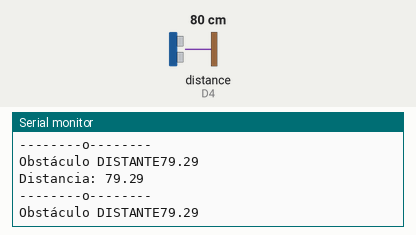
This sketch was run on a simulated ESP8266 (NodeMCU). Shown: the last lines printed to the serial monitor. Wiring (inferred from the names in the program): ultrasonic range finder: trigger D3; echo D4. Inputs (shaded band) come from the test bench; at power-on: distance to the obstacle (sensor on D4) 80 cm. The echo pulse lasts 58.3 µs per cm.

Above: at 3.4 s.
3.5 s: distance to the obstacle (sensor on D4) set to 23 cm
At 4.5 s:
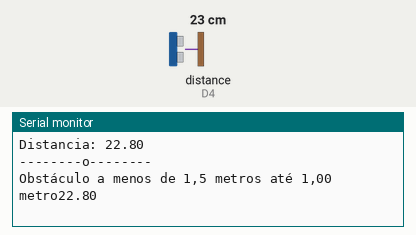
5.0 s: distance to the obstacle (sensor on D4) set to 18 cm
At 5.6 s:
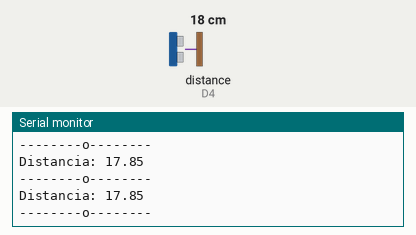
Timing chart, 0 to 8.0 s (numbered marks = the images above; inputs shaded):
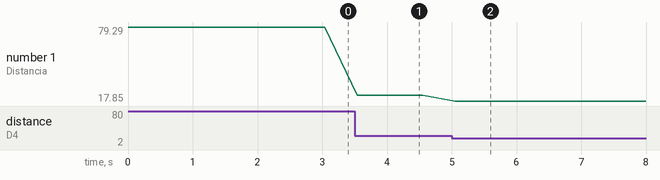

The sketch:

Ultrasonico_curso_Lawson.ino
```cpp
#define trigPin D3
#define echoPin D4
#define ledred D6
#define buzzer D7

void setup() {

  Serial.begin(115200);
  pinMode(trigPin, OUTPUT);
  pinMode(echoPin, INPUT);
  digitalWrite(trigPin, LOW);
  digitalWrite(ledred, OUTPUT);
  digitalWrite(buzzer, OUTPUT);
}


long duracao;
float distancia, aux;

void loop() {

  digitalWrite(trigPin, HIGH);
  delayMicroseconds(10);
  digitalWrite(trigPin, LOW);


  duracao = pulseIn(echoPin, HIGH , 1000000);
  aux = duracao;
  distancia = (aux * 340 / 10000) / 2;
  Serial.print("Distancia: ");
  Serial.println(distancia);
  Serial.println("--------o--------");
  //Serial.print("Duracao: ");
  //Serial.println(duracao);

  if (distancia <= 99 && distancia > 50) {
    Serial.print("Obstáculo DISTANTE");
    Serial.println(distancia);
    digitalWrite(buzzer, HIGH);
    delay(500);

    } else if (distancia <= 49 && distancia > 20) {
    Serial.print("Obstáculo a menos de 1,5 metros até 1,00 metro");
    Serial.println(distancia);
    digitalWrite(ledred, HIGH);
    delay(500);


  } /*if (distancia < 70 && distancia <90 ) {
    Serial.print("Vai bater!!!!!!!!");
    Serial.println(distancia);
    digitalWrite(Buzzer, HIGH);
    digitalWrite(ledRed, HIGH);
    delay(606);
  }*/

}
```

Measured:
- the behaviour switches between 21 and 20 cm on distance to the obstacle (sensor on D4) (found by bisection; images 1 and 2)
- after the input at 3.5 s, the serial monitor: prints a new line at once (image 1)
- after the input at 5.0 s, the serial monitor: prints a new line after 0.05 s (image 2)
- plotted number 1: 79.29 → 22.8 after the input at 3.5 s, 22.8 → 17.85 after the input at 5.0 s
